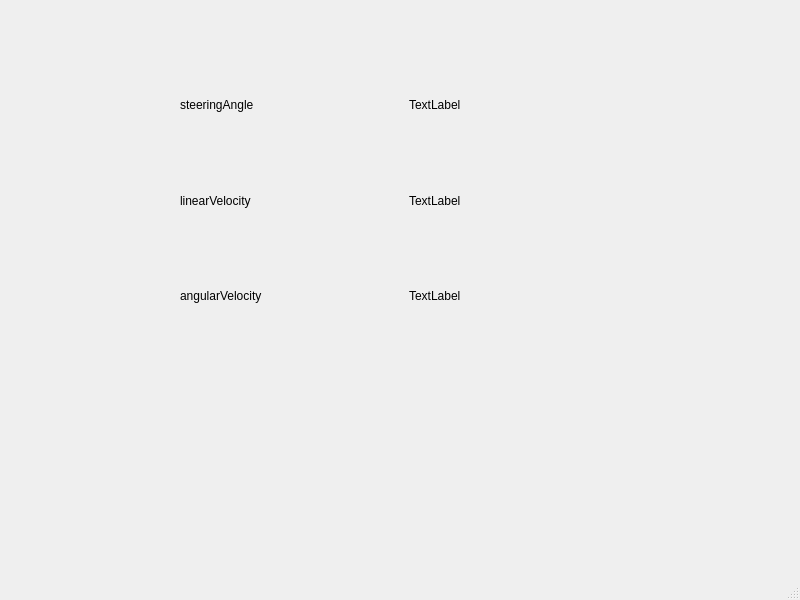
<?xml version="1.0" encoding="UTF-8"?>
<ui version="4.0">
 <class>MainWindow</class>
 <widget class="QMainWindow" name="MainWindow">
  <property name="geometry">
   <rect>
    <x>0</x>
    <y>0</y>
    <width>800</width>
    <height>600</height>
   </rect>
  </property>
  <property name="windowTitle">
   <string>MainWindow</string>
  </property>
  <widget class="QWidget" name="centralwidget">
   <property name="layoutDirection">
    <enum>Qt::LeftToRight</enum>
   </property>
   <widget class="QWidget" name="horizontalLayoutWidget">
    <property name="geometry">
     <rect>
      <x>180</x>
      <y>60</y>
      <width>451</width>
      <height>281</height>
     </rect>
    </property>
    <layout class="QHBoxLayout" name="horizontalLayout">
     <item>
      <layout class="QVBoxLayout" name="verticalLayout_5">
       <item>
        <widget class="QLabel" name="label_4">
         <property name="text">
          <string>steeringAngle</string>
         </property>
        </widget>
       </item>
       <item>
        <widget class="QLabel" name="label_5">
         <property name="text">
          <string>linearVelocity</string>
         </property>
        </widget>
       </item>
       <item>
        <widget class="QLabel" name="label_6">
         <property name="text">
          <string>angularVelocity</string>
         </property>
        </widget>
       </item>
      </layout>
     </item>
     <item>
      <layout class="QVBoxLayout" name="verticalLayout">
       <item>
        <widget class="QLabel" name="steeringAngleLabel">
         <property name="text">
          <string>TextLabel</string>
         </property>
        </widget>
       </item>
       <item>
        <widget class="QLabel" name="linearVelocityLabel">
         <property name="text">
          <string>TextLabel</string>
         </property>
        </widget>
       </item>
       <item>
        <widget class="QLabel" name="angularVelocityLabel">
         <property name="text">
          <string>TextLabel</string>
         </property>
        </widget>
       </item>
      </layout>
     </item>
    </layout>
   </widget>
  </widget>
  <widget class="QMenuBar" name="menubar">
   <property name="geometry">
    <rect>
     <x>0</x>
     <y>0</y>
     <width>800</width>
     <height>22</height>
    </rect>
   </property>
  </widget>
  <widget class="QStatusBar" name="statusbar"/>
 </widget>
 <resources/>
 <connections/>
</ui>
